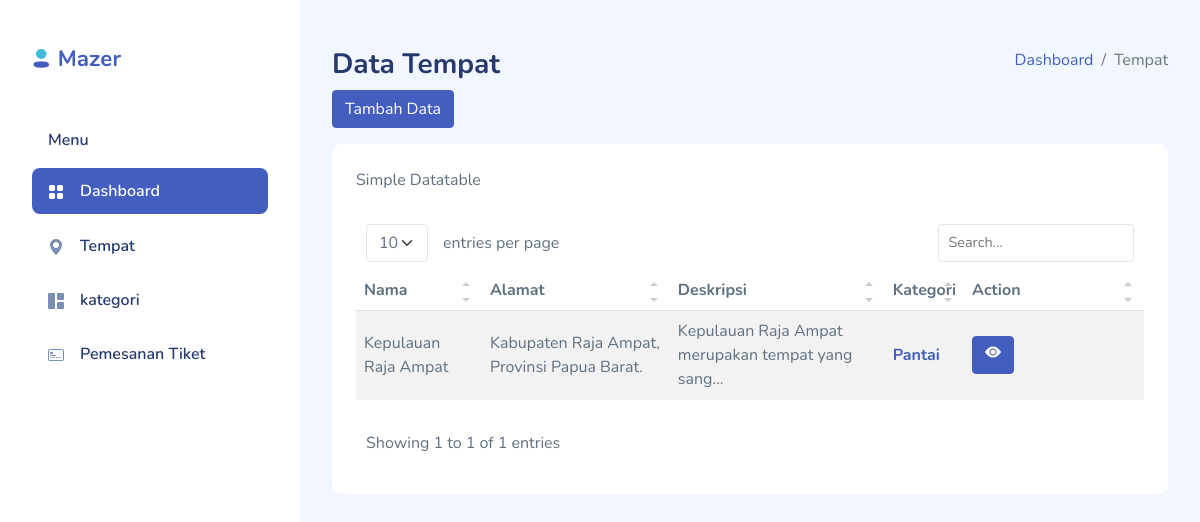
The app's page /myadmin/index.php/dashboard/tempat with its own data.
### tables this page shows
CREATE TABLE `tbl_tempat`  (
  `id_tempat` int NOT NULL AUTO_INCREMENT,
  `nama` varchar(255) NULL DEFAULT NULL,
  `ringkasan` text NULL,
  `deskripsi` text NULL,
  `alamat` varchar(255) NULL DEFAULT NULL,
  PRIMARY KEY (`id_tempat`) USING BTREE
);

CREATE TABLE `tbl_kategori_tempat`  (
  `id` int NOT NULL AUTO_INCREMENT,
  `id_tempat` int NULL DEFAULT NULL,
  `id_kategori` varchar(10) NULL DEFAULT NULL,
  PRIMARY KEY (`id`) USING BTREE
);

CREATE TABLE `tbl_kategori`  (
  `id_kategori` int NOT NULL AUTO_INCREMENT,
  `nama_kategori` varchar(255) NULL DEFAULT NULL,
  `ringkasan` text NULL,
  `foto` varchar(255) NULL DEFAULT NULL,
  PRIMARY KEY (`id_kategori`) USING BTREE
);

### myadmin/application/controllers/Dashboard.php (called while the page is built, shortened)
<?php
class Dashboard extends CI_Controller
{
	public function __construct()
	{
		$this->load->model('Bestplace_model', 'model');
	}
	public function tempat()
	{
		$data['tempat'] = $this->model->tempat()->result();
		$this->load->view('tempat/tempat', $data);
	}
}

### myadmin/index.php (called while the page is built, shortened)
<?php
require_once BASEPATH.'core/CodeIgniter.php';

### myadmin/application/models/Bestplace_model.php (called while the page is built, shortened)
<?php
class Bestplace_model extends CI_Model
{
  public function tempat()
  {
    $this->db->select('*');
    $this->db->from('tbl_tempat');
    return $this->db->get();
  }
  public function kategori_pertempat($id_tempat)
  {
    return $this->db->query("SELECT tkt.id_kategori, nama_kategori
    FROM `tbl_tempat`
    LEFT JOIN tbl_kategori_tempat tkt ON tkt.id_tempat = tbl_tempat.id_tempat
    LEFT JOIN tbl_kategori ON tbl_kategori.id_kategori = tkt.id_kategori
    WHERE tbl_tempat.id_tempat = '$id_tempat'");
  }
}

### myadmin/application/views/tempat/tempat.php (the view, shortened to what this page needs)
<!DOCTYPE html>
<html lang="en">
<head>
    <link rel="stylesheet" href="<?= base_url() ?>assets/css/bootstrap.css">
    <link rel="stylesheet" href="<?= base_url() ?>assets/vendors/sweetalert2/sweetalert2.min.css">
    <link rel="stylesheet" href="<?= base_url() ?>assets/vendors/simple-datatables/style.css">
    <link rel="stylesheet" href="<?= base_url() ?>assets/vendors/perfect-scrollbar/perfect-scrollbar.css">
    <link rel="stylesheet" href="<?= base_url() ?>assets/vendors/bootstrap-icons/bootstrap-icons.css">
    <link rel="stylesheet" href="<?= base_url() ?>assets/css/app.css">
</head>
<body>
    <div id="app">
        <?php include('assetsview/navbar.php'); ?>
        <div id="main">
            <div class="page-heading">
                <div class="page-title">
                    <div class="row">
                        <div class="col-12 col-md-6 order-md-1 order-last">
                            <h3>Data Tempat</h3>
                            <p><button class="btn btn-primary" id="tambah-tempat">Tambah Data</button></p>
                        </div>
                        <div class="col-12 col-md-6 order-md-2 order-first">
                            <nav aria-label="breadcrumb" class="breadcrumb-header float-start float-lg-end">
                                <ol class="breadcrumb">
                                    <li class="breadcrumb-item"><a href="<?= base_url() ?>">Dashboard</a></li>
                                    <li class="breadcrumb-item active" aria-current="page">Tempat</li>
                                </ol>
                            </nav>
                        </div>
                    </div>
                </div>
                <section class="section">
                    <div class="card">
                        <div class="card-header">
                            Simple Datatable
                        </div>
                        <div class="card-body">
                            <table class="table table-striped" id="table1">
                                <thead>
                                    <tr>
                                        <th>Nama</th>
                                        <th>Alamat</th>
                                        <th>Deskripsi</th>
                                        <th>Kategori</th>
                                        <th>Action</th>
                                    </tr>
                                </thead>
                                <tbody>
                                    <?php foreach ($tempat as $key) { ?>
                                        <tr>
                                            <td><?= $key->nama ?></td>
                                            <td><?= $key->alamat ?></td>
                                            <td><?= mb_strimwidth(strip_tags($key->deskripsi), 0, 50, "..."); ?></td>
                                            <td>
                                                <?php $data = $this->model->kategori_pertempat($key->id_tempat)->result();
                                                $num = 0;
                                                foreach ($data as $kat) { ?>
                                                    <a href="<?= base_url('kategori/' . $kat->id_kategori) ?>"><?php echo $num > 0 ? ", " : "" ?><b><?= $kat->nama_kategori ?></b></a>
                                                <?php $num++;
                                                } ?>
                                            </td>
                                            <td style="width: 180px;">
                                                <a href="<?= base_url('tempat/view-data/' . $key->id_tempat) ?>" class="btn btn-primary" data-bs-toggle="tooltip" data-bs-placement="top" title="Detail" id="detail-tempat"><i class="bi bi-eye-fill"></i></a>
                                            </td>
                                        </tr>
                                    <?php } ?>
                                </tbody>
                            </table>
                        </div>
                    </div>
                </section>
            </div>
        </div>
    </div>
</body>
</html>

### myadmin/assets/css/app.css (style rules this page uses)
.btn i,.btn svg { width:16px;height:16px }
.btn.btn-danger,.btn.btn-info,.btn.btn-primary,.btn.btn-secondary,.btn.btn-success,.btn.btn-warning { color:#fff }
.card { margin-bottom:2.2rem;border:none }
.card .card-header { border:none }
.card .card-header~.card-body { padding-top:0 }
.card .card-body { padding:1.5rem }
.dataTable-table td,.dataTable-table thead th,.table td,.table thead th { vertical-align:middle }
.dataTable-table:not(.table-borderless) thead th,.table:not(.table-borderless) thead th { border-bottom:1px solid #dedede!important }
.bi { width:1rem;height:1rem }
#main { margin-left:300px;padding:2rem }
.page-heading { margin:0 0 2rem }
.page-heading h3 { font-weight:700 }
a { text-decoration:none }

### records on screen
tbl_tempat: nama "Kepulauan Raja Ampat", alamat "Kabupaten Raja Ampat, Provinsi Papua Barat.", deskripsi "Kepulauan Raja Ampat merupakan tempat yang sang..."
tbl_kategori_tempat: id_kategori.nama_kategori "Pantai"
